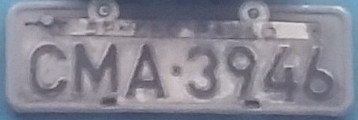
#> input picture mockimg/img001_s1.jpg, 358 x 120 px
$ python aux-train.py
#> lines starting #> are read from the running program, lines starting #| are printed output that depends on the picture; after the words box and inside, x2 and y2 are one past the last pixel; in counts of white or black regions, pixels touching at a corner belong together
### src/utils.py
# -*- coding: utf-8 -*-

from PIL import Image
import numpy as np

# [18 lines left out: function np_as_image, not called in this run]

def open_gray_image_as_np(path):
#> called with path = '../mockimg/img001_s1.jpg'
    img = Image.open(path)
#> img is the input picture: PIL image 358x120 RGB; mean R, G, B 133.7, 133.5, 145.8
    w, h = img.size
#> w = 358; h = 120
    img = img.convert('L')
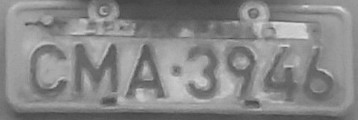
#> img: PIL image 358x120 L; min 65, max 227, mean 135
    shape = (h, w)
#> shape = (120, 358)
    # era img.tostring() mas tava dando msg de deprecation, mudei
    # para img.tobytes()
    # tem que ficar de olho pra ver se nao deu merda
    ret = np.reshape(np.fromstring(img.tobytes(), 'B', w*h), shape)
    return ret

# [10 lines left out: function open_rgb_image_as_np, not called in this run]

### src/step2.py
# -*- coding: utf-8 -*-

import cv2

def to_binary(former_img, inverted=True):
#> called with inverted = True
    img = cv2.adaptiveThreshold(former_img,255,cv2.ADAPTIVE_THRESH_GAUSSIAN_C, cv2.THRESH_BINARY_INV if inverted else cv2.THRESH_BINARY,101,15)
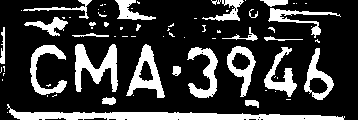
#> img: shape (120, 358); 23% white; 73 white regions (48 under 20 px), largest, box (x1, y1, x2, y2) and area: (7, 104, 345, 120) 2140, (75, 44, 118, 92) 1020, (126, 44, 165, 98) 804
    img = cv2.morphologyEx(img, cv2.MORPH_OPEN, cv2.getStructuringElement(cv2.MORPH_RECT, (2, 2)))
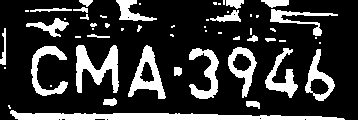
#> img: shape (120, 358); 21.9% white; 56 white regions (28 under 20 px), largest, box (x1, y1, x2, y2) and area: (10, 110, 345, 120) 1873, (76, 45, 119, 93) 1019, (128, 45, 166, 99) 803
    return cv2.morphologyEx(img, cv2.MORPH_CLOSE, cv2.getStructuringElement(cv2.MORPH_RECT, (3, 3)))
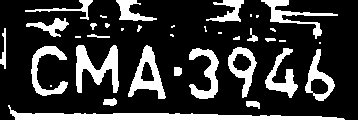
#> returned value: shape (120, 358); 22.3% white; 37 white regions (14 under 20 px), largest, box (x1, y1, x2, y2) and area: (8, 105, 345, 120) 1905, (76, 45, 119, 93) 1024, (128, 45, 166, 99) 810

### src/aux-train.py
#! \usr\bin\python
# -*- coding: utf-8 -*-
#
#
# Arquivo executavel criado para extrair todos os digitos das placas
# Use esse programa para gerar imagens para treino dos digitos
#
import utils
from step1 import extract_plate
from step2 import to_binary
from step3 import extract_and_save_all_digits
import imgfun


def extract_all_digits_from_plate(path):
    plate = utils.open_gray_image_as_np(path)
    binary_plate = to_binary(plate)
#> (the run stopped early here; a loop or call above may not have finished)

$ run again, with mockimg/img004_s1.jpg copied over mockimg/img001_s1.jpg
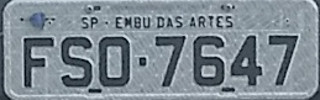
#> input picture mockimg/img004_s1.jpg, 320 x 100 px
#> in open_gray_image_as_np, img is the input picture: PIL image 320x100 RGB; mean R, G, B 127.1, 138.3, 147.1
#> in to_binary, `img = cv2.adaptiveThreshold(former_img,255,cv2.ADAPTIVE_THRESH_GAUSSIA..`:
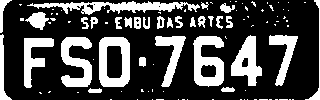
#> img: shape (100, 320); 27.8% white; 99 white regions (68 under 20 px), largest, box (x1, y1, x2, y2) and area: (27, 1, 200, 15) 1077, (99, 37, 130, 87) 1022, (193, 36, 224, 87) 1019
#> in to_binary, `return cv2.morphologyEx(img, cv2.MORPH_CLOSE, cv2.getStructuringElemen..`:
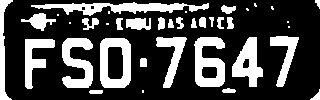
#> returned value: shape (100, 320); 27.9% white; 38 white regions (11 under 20 px), largest, box (x1, y1, x2, y2) and area: (31, 2, 209, 16) 1163, (194, 37, 225, 87) 1024, (100, 38, 131, 88) 1022
